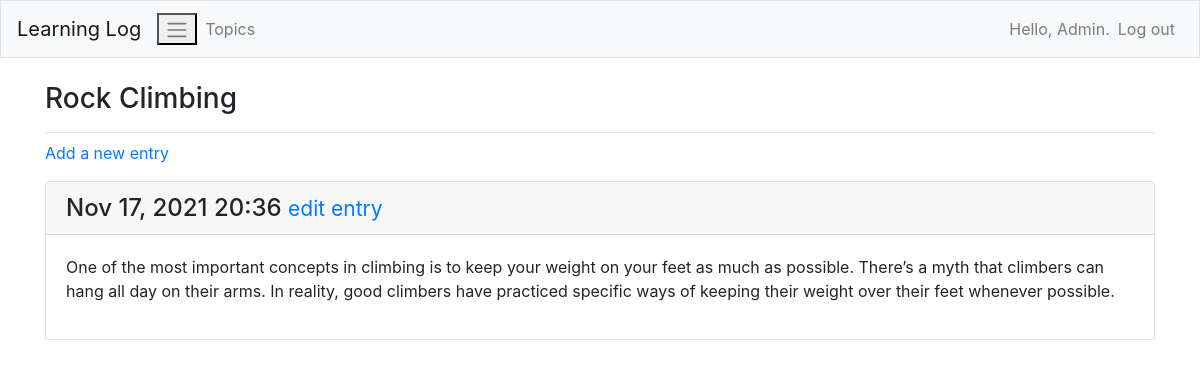
The page /topics/2/ (signed in) on the database its author committed.
### MainApp/models.py (models this page shows, shortened)
class Topic(models.Model):
    text = models.CharField(max_length=200)
    date_added = models.DateTimeField(auto_now_add=True)
    owner = models.ForeignKey(User, on_delete=models.CASCADE)
    def __str__(self):
        return self.text

class Entry(models.Model):
    topic = models.ForeignKey(Topic,on_delete=models.CASCADE)
    text = models.TextField()
    date_added = models.DateTimeField(auto_now_add=True)
    class Meta:
        verbose_name_plural = 'entries'

### MainApp/views.py (the view)
# urls.py: path('topics/<int:topic_id>/',views.topic,name='topic'),
@login_required
def topic(request, topic_id):
    topic = Topic.objects.get(id=topic_id)
    entries = topic.entry_set.order_by('-date_added')
    context = {'topic': topic, 'entries': entries}
    if topic.owner != request.user:
        raise Http404
    return render(request, 'MainApp/topic.html', context)

### MainApp/templates/MainApp/topic.html
{% extends "MainApp/base.html" %}
{% block page_header %}
<h3>{{ topic }}</h3>
{% endblock page_header %}
{% block content %}
    <p>
        <a href="{% url 'MainApp:new_entry' topic.id %}">Add a new entry</a>
    </p>
    {% for entry in entries %}
        <div class="card mb-3">
            <h4 class="card-header">
                {{entry.date_added|date:'M d, Y H:i' }}
                <small><a href="{% url 'MainApp:edit_entry' entry.id %}">
                    edit entry</a></small>
            </h4>
            <div class="card-body">
                {{ entry.text|linebreaks }}
            </div>
        </div>
    {% empty %}
        <li> There are no entries for this topic yet.</li>
    {% endfor %}
{% endblock content %}

### MainApp/templates/MainApp/base.html (shortened to what this page needs)
{% load bootstrap4 %}
<!doctype html>
<html lang="en">
<head>
    {% bootstrap_css %}
</head>
<body>
    <nav class ="navbar navbar-expand-md navbar-light bg-light mb-4 border">
        <a class="navbar-brand" href="{% url 'MainApp:index'%}">
            Learning Log</a>
        <button class ="navbar-toggle" type="button" data-toggle="collapse"
            data-target="#navbarCollapse" aria-controls="navbarCollapse"
            aria-expanded="false" aria-label="Toggle navigation">
            <span class="navbar-toggler-icon"></span></button>
        <div class="collapse navbar-collapse" id="navbarCollapse">
            <ul class="navbar-nav mr-auto">
                <li class="nav-item">
                    <a class="nav-link" href = "{% url 'MainApp:topics'%}">
                        Topics</a></li>
            </ul>
            <ul class="navbar-nav ml-auto">
                {% if user.is_authenticated %}
                    <li class="nav-item">
                        <span class="navbar-text"}">Hello, {{ user.username }}.</span>
                    </li>
                    <li class="nav-item">
                        <a class="nav-link" href = "{% url 'users:logout' %}">Log out</a>
                    </li>
                {% else %}
                    <li class="nav-item">
                        <a class="nav-link" href ="{% url 'users:register' %}">Register</a>
                    </li>
                    <li class="nav-item">
                        <a class="nav-link" href = "{% url 'users:login' %}">Log in</a></li>
                {% endif %}
            </ul>
        </div>
    </nav>
    <main role="main" class='container'>
        <div class='pb-2 mb-2 border-bottom'>
            {% block page_header %}{% endblock page_header %}
        </div>
        <div>
            {% block content %}{% endblock content %}
        </div>
    </main>
</body>
</html>

### rows shown on the page
Topic: text "Rock Climbing"
Entry: date_added "Nov 17, 2021 20:36", text "One of the most important concepts in climbing is to keep your weight on your feet as much as possible. There’s a myth that climbers can hang all day on their arms. In reality, good climbers have practiced specific ways of keeping their weight over their feet whenever possible."

### other values the page prints
{{ user.username }} "Admin"
